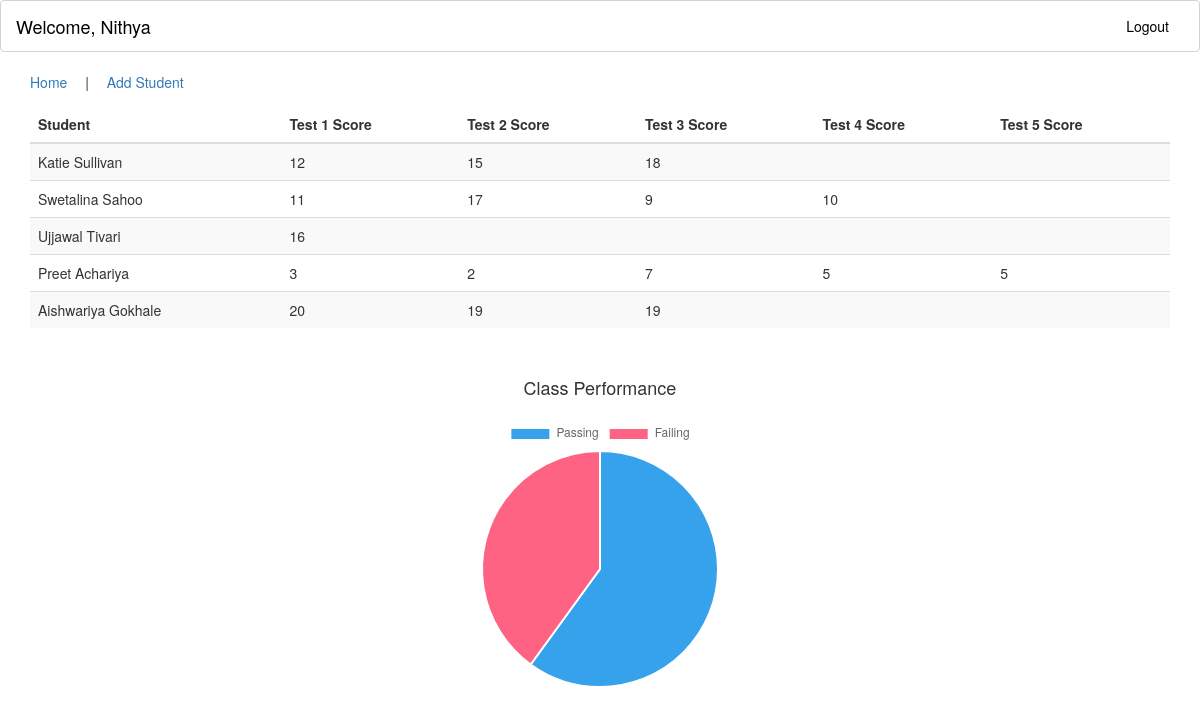
Page /welcome.php (signed in) on the committed database.
### tables this page shows
CREATE TABLE Grades(
userId int references Person(userId),
Test1_score int,
Test2_score int,
Test3_score int,
Test4_score int,
Test5_score int,
CONSTRAINT pk_grades_userId primary key (userId)
);

CREATE TABLE Person(
userId int NOT NULL AUTO_INCREMENT,
userName varchar(20) UNIQUE NOT NULL,
password varchar(20) NOT NULL,
FirstName varchar(25) NOT NULL,
LastName varchar(30) NOT NULL,
Role enum('student', 'teacher', 'guardian') NOT NULL,
Email varchar(60) NOT NULL,
CONSTRAINT pk_person_userId PRIMARY KEY (userId));

### Database.php (called while the page is built, shortened)
<?php
class Database{
private static $dsn = 'mysql:host=localhost:3306;dbname=eqaoProject';
private static $username = 'root';
private static $password = 'humber';
public static function getDB(){
try{
	$db = new PDO(self::$dsn, self::$username, self::$password);
}
catch(PDOException $e){
	$errormsg = $e->getMessage();
	echo $errormsg;
	}
	return $db;
}
public static function getStudentsByTeacher($teacherId) {
		$results = [];
		try {
			$query = "SELECT eq.FirstName, eq.LastName, g.Test1_score, g.Test2_score, g.Test3_score, g.Test4_score, g.Test5_score
			FROM eqaoProject.Person as eq, eqaoProject.Teacher_Student as tc, eqaoProject.Grades as g
			WHERE eq.userId = tc.childId and eq.userId = g.userId  and eq.Role = 'student' and tc.teacherId = :teacherId";
			$statement = self::getDB()->prepare($query);
			$statement->bindValue(':teacherId', $teacherId);
			$statement->execute();
			$results = $statement -> fetchAll();
		} catch(PDOException $e) {
			$results = $e;
			echo VAR_DUMP($e);
		}
		return $results;
}
}
?>

### welcome/teacher.php (the view, shortened to what this page needs)
<?php
 require_once('Database.php');
 $students = Database::getStudentsByTeacher($_SESSION['userId']);
 $passed = 0;
 $failed = 0;
  function isPassing($student) {
   $total = 0;
   $testNumber = 0;
   foreach(range(1,5) as $num) {
     $score = $student["Test{$num}_score"];
     if ($score != null) {
       $total += $score;
       $testNumber++;
     }
   }
   return $total > (14 * $testNumber);
 }
 foreach($students as $student) {
   if (isPassing($student)) {
     $passed += 1;
   } else {
     $failed += 1;
   }
 }
?>
<div class="container">
  <div class="col-xs-12">
    <div class="row">
      <table class="table table-striped">
        <thead>
          <tr>
            <th>Student</th>
            <th>Test 1 Score</th>
            <th>Test 2 Score</th>
            <th>Test 3 Score</th>
            <th>Test 4 Score</th>
            <th>Test 5 Score</th>
          </tr>
        </thead>
        <tbody>
    			<?php foreach($students as $student): ?>
            <tr>
              <td><?=$student['FirstName']?> <?=$student['LastName']?></td>
              <td><?=$student['Test1_score']?></td>
              <td><?=$student['Test2_score']?></td>
              <td><?=$student['Test3_score']?></td>
              <td><?=$student['Test4_score']?></td>
              <td><?=$student['Test5_score']?></td>
            </tr>
    			<?php endforeach; ?>
        </tbody>
      </table>
    </div>
    <div class="row mt-20">
      <h4 class="text-center">Class Performance</h4>
      <div class="col-xs-12 col-sm-6 col-sm-offset-3 mt-10 chart-container">
        <canvas id="PassFail"></canvas>
      </div>
    </div>
  </div>
</div>
<script>
  $(function () {
    var data = {
      labels: [ "Passing", "Failing" ],
      datasets: [
        {
          data: [<?=$passed?>, <?=$failed?>],
          backgroundColor: [ "#36A2EB", "#FF6384"],
          hoverBackgroundColor: [ "#36A2EB", "#FF6384"]
        }]
      };
      new Chart(document.getElementById('PassFail'), {
        type: 'pie',
        data: data
      });
  });
</script>

### header.php (shortened to what this page needs)
<!DOCTYPE html>
 <html lang="en">
<head>
    <link rel="stylesheet" href="assets/plugins/bootstrap/css/bootstrap.min.css">
    <link rel="stylesheet" href="assets/plugins/font-awesome/css/font-awesome.css">
    <link rel="stylesheet" href="assets/css/nav.css">
    <link rel="stylesheet" href="assets/css/utility.css">
    <link rel="stylesheet" href="assets/css/dashboard.css">
</head>
<body>

### navigation_bar.php (shortened to what this page needs)
<nav class="navbar navbar-inverse navbar-default">
  <div class="container-fluid">
    <div class="navbar-header">
      <a class="navbar-brand" href="/">Welcome, <?php echo $_SESSION['userName']; ?></a>
    </div>
    <div id="navbar" class="navbar-collapse collapse">
      <ul class="nav navbar-nav navbar-right">
        <li><a id="Logout" href="logout.php">Logout</a></li>
      </ul>
    </div>
  </div>
</nav>
<div class="container">
  <div class="nav-link">
    <a href="welcome.php">Home</a>
  </div>
  &#124;
  <?php if ($_SESSION['role'] == "teacher"): ?>
    <div class="nav-link">
      <a href="studentRegistration.php">Add Student</a>
    </div>
  <?php endif; ?>
</div>

### welcome.php (shortened to what this page needs)
<?php
  require_once('Database.php');
  include_once('header.php');
  include_once('navigation_bar.php');
  if ($_SESSION['role'] == 'student') {
    include_once('./welcome/student.php');
  } elseif ($_SESSION['role'] == 'teacher') {
    include_once('./welcome/teacher.php');
  }
  include_once('footer.php');
?>

### footer.php (shortened to what this page needs)
</body>

### assets/css/nav.css (style rules this page uses)
nav.navbar { background-color: white; border: 1px solid lightgrey; }
nav.navbar .navbar-header .navbar-brand, nav.navbar .navbar-nav>li>a { color: black; }
body > .container { margin-top:1em; }
.nav-link { display: inline-block; margin: 0 1em; }
.nav-link:first-child { margin-left: 0; }
.chart-container { max-height: 400px; }

### assets/css/utility.css (style rules this page uses)
.mt-10 { margin-top: 10px; }
.mt-20 { margin-top: 20px; }

### rows in the picture
grades: userId.FirstName "Katie", userId.LastName "Sullivan", Test1_score "12", Test2_score "15", Test3_score "18"
grades: userId.FirstName "Swetalina", userId.LastName "Sahoo", Test1_score "11", Test2_score "17", Test3_score "9", Test4_score "10"
grades: userId.FirstName "Ujjawal", userId.LastName "Tivari", Test1_score "16"
grades: userId.FirstName "Preet", userId.LastName "Achariya", Test1_score "3", Test2_score "2", Test3_score "7", Test4_score "5", Test5_score "5"
grades: userId.FirstName "Aishwariya", userId.LastName "Gokhale", Test1_score "20", Test2_score "19", Test3_score "19"

### other values in the picture
$_SESSION['userName'] "Nithya"
chart data {{ $passed }} 3
chart data {{ $failed }} 2
